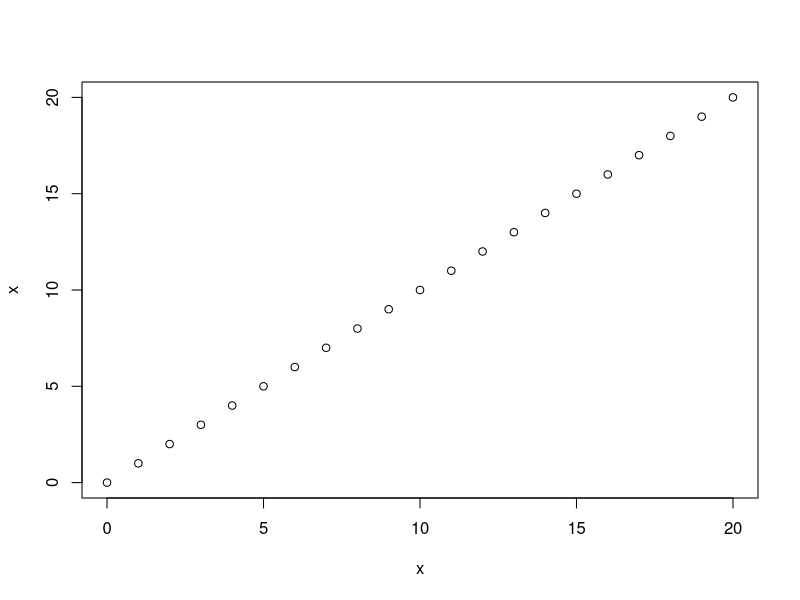
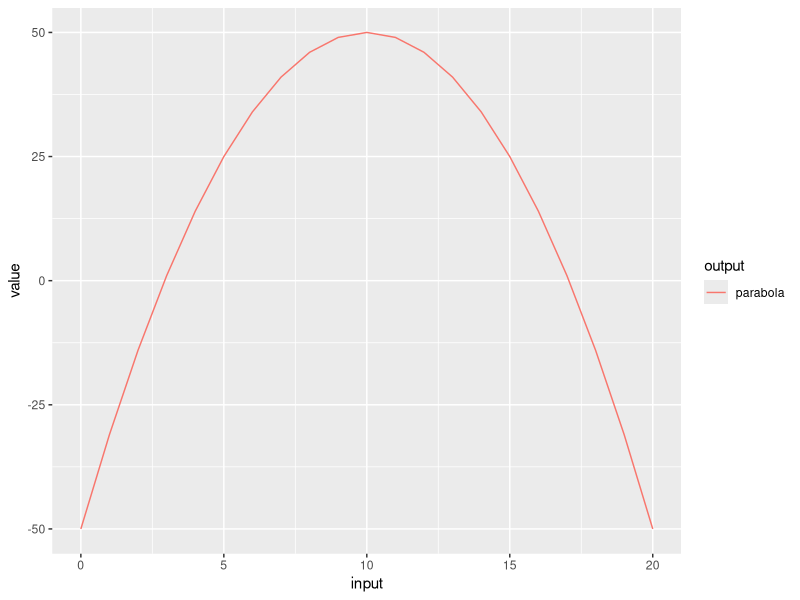

R code for these plots, in order: (Note: this script raises an error after producing the figures.)
library(ggplot2)
library(reshape2)


x = seq(0,20)


plot(x,x)

parabola = data.frame(input = x, parabola = 50 - (x-10)^2)

dat = melt(parabola, id.vars = 'input', variable.name = c('output'),value.name = 'value')
ggplot(data = dat, aes(x=input, y=value, group = output,color = output)) +
  geom_line()

dat = data.frame(sqftArea = x, sqftAreaSq = x^2, housePrice =  4 + 70*x + 6*x^2) #, output2 = 4+6*x) # sqftAreaSquared = x^2, squaredOutput = -x^2, squaredOutput2 = 3*x^2) #  outputSquared = 4+13*x^2, outputCube = x^3, inputSq = x^2 

dat = melt(dat,id.vars = 'input', variable.name = c('output'),value.name = 'value')

ggplot(data = dat, aes(x=input, y=value, group = output,color = output)) +
  geom_line()+
  geom_point()

x = seq(-10,10)
lines(x,x^2) + lines(x,x^3) 

output.lm = lm(data = dat, housePrice ~ (sqftAreaSq+sqftArea))
output.lm
output.lm$residuals

